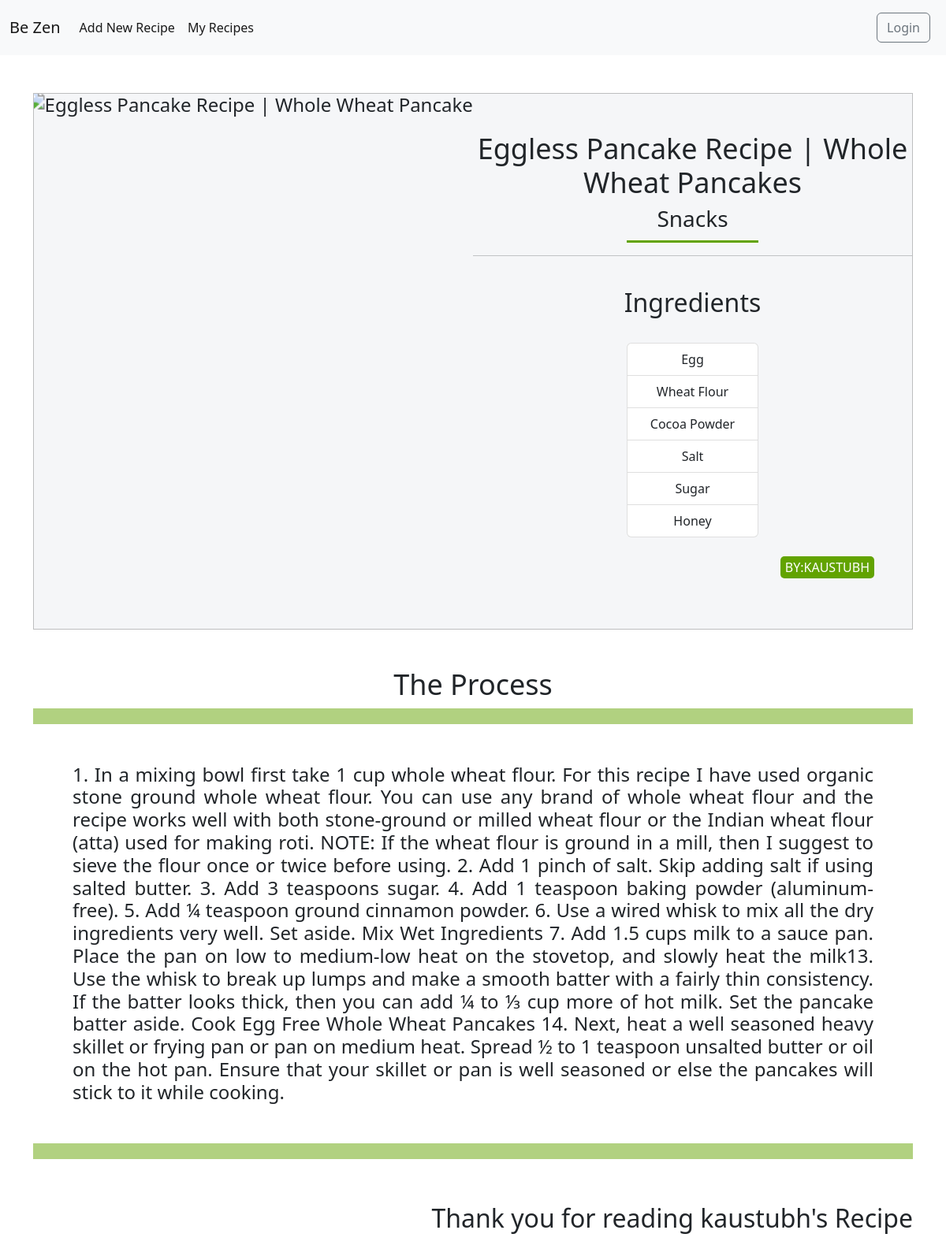
Page /recipes/Snacks/9 on the committed database.
### app/models.py (models this page shows, shortened)
class Recipe(models.Model):
    id = models.AutoField(primary_key=True)
    owner = models.ForeignKey(User, on_delete=models.CASCADE, default=1)
    recipe_name =  models.CharField(max_length=1000, default="")
    recipe_description =  models.TextField(max_length=10000, default="")
    ingredients =  models.CharField(max_length=10000, default="")
    category =  models.CharField(max_length=1000, default="")
    images = models.ImageField(upload_to='images/', default="")
    image = models.CharField(max_length=1000, default="")

### app/views.py (the view)
# urls.py: path("recipes/<category>/<id>", views.view_recipe, name="view_recipe")
def view_recipe(request, category, id):
    recipe = Recipe.objects.get(id=id)
    return render(request, "app/view_recipe.html", {'recipe': recipe})

### app/templates/app/view_recipe.html (shortened to what this page needs)
{% extends "app/base.html" %}
{% block content %}
{% load crispy_forms_tags %}
<div class="container py-5">
    <div class="container top">
        <div class="image">
            <img src="{{recipe.image}}" alt="{{recipe.recipe_name}}">
        </div>
        <div class="desc my-5">
            <h1 class="heading">{{recipe.recipe_name}}</h1>
            <h3 class="owner">{{recipe.category}}</h3>
            <hr>
            <br>
            <h2>Ingredients</h2>
            <br>
            <ul class="list-group ingredients" id="ingredients">
            </ul>
            <br>
            <p class="owner mx-5">by:{{recipe.owner}}</p>
        </div>
    </div>
    <br><br>
    <div class="recipe">
        <h1 class="heading">The Process</h1>
        <h4 class="process" style="text-align: justify;">{{recipe.recipe_description}}</h4>
    </div>
    <h2 class="my-5" style="float: right;">Thank you for reading {{recipe.owner}}'s Recipe</h2>
</div>
{% endblock %}

### app/templates/app/view_recipe.html (style rules this page uses)
h1.heading { font-size: 3vw !important; text-align: center; }
div.top { display: flex; border: 1px solid rgba(128, 128, 128, 0.477); padding: 0; background-color: #abb8c320; }
div.image, div.desc { flex: none; width: 50%; text-align: center; overflow: hidden; }
div.image img { transform: scale(1.5); width: 100%; height: 100%; }
ul.ingredients { width: 30%; margin: auto; }
p.owner { float: right; background: rgb(98, 163, 0); width: max-content; padding: 2px 6px; color: white; border-radius: 5px; text-transform: uppercase; }
h3.owner { border-bottom: 3px solid rgb(98, 163, 0); padding-bottom: 10px; width: 30%; margin: auto; }
h4.process { padding: 50px; border-top: 20px solid rgba(98, 163, 0, 0.499); border-bottom: 20px solid rgb(98, 163, 0, 0.499); }

### rows in the picture
Recipe: recipe_name "Eggless Pancake Recipe | Whole Wheat Pancakes", category "Snacks", owner "KAUSTUBH", recipe_description "1. In a mixing bowl first take 1 cup whole wheat flour. For this recipe I have used organic stone ground whole wheat flour. You can use any brand of whole wheat flour and the recipe works well with both stone-ground or milled wheat flour or the Indian wheat flour (atta) used for making roti. NOTE: If the wheat flour is ground in a mill, then I suggest to sieve the flour once or twice before using. 2. Add 1 pinch of salt. Skip adding salt if using salted butter. 3. Add 3 teaspoons sugar. 4. Add 1 teaspoon baking powder (aluminum-free). 5. Add ¼ teaspoon ground cinnamon powder. 6. Use a wired whisk to mix all the dry ingredients very well. Set aside. Mix Wet Ingredients 7. Add 1.5 cups milk…", owner "kaustubh"
